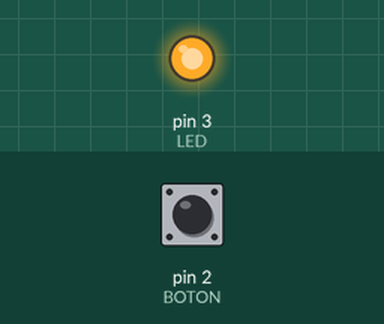
A sketch run on a simulated Arduino Uno, built with avr-gcc and run on an emulated ATmega328P. Shown: output pins drawn as LEDs (lit = HIGH). Inputs (shaded band) come from the test bench; at power-on: pin 2 (BOTON) HIGH.

Above: at 1.2 s.
1.3 s: pin 2 (BOTON) pulled LOW for 0.15 s
At 1.8 s:
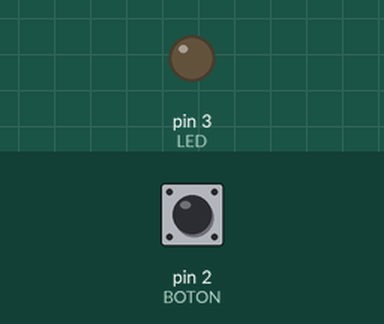
2.9 s: pin 2 (BOTON) pulled LOW for 1 s
At 4.2 s:
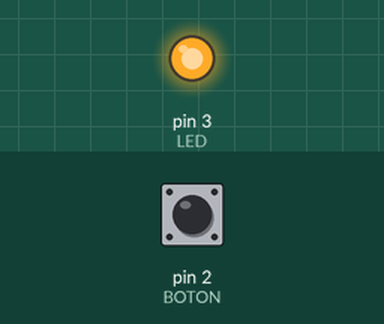
5.4 s: pin 2 (BOTON) pulled LOW for 3.2 s
At 9.0 s:
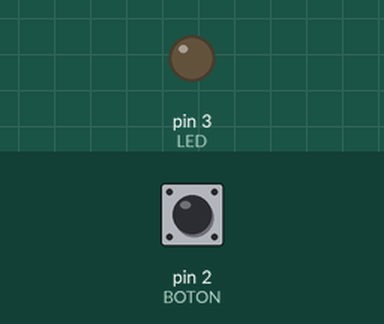
Timing chart, 0 to 10.5 s (numbered marks = the images above; inputs shaded):
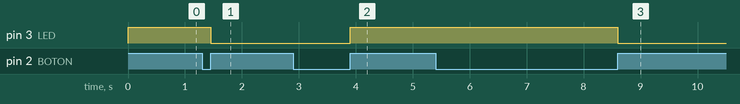

Measured:
- after the input at 1.3 s, pin 3 (LED): HIGH → LOW after 0.15 s
- after the input at 2.9 s, pin 3 (LED): LOW → HIGH after 1.0 s
- after the input at 5.4 s, pin 3 (LED): HIGH → LOW after 3.2 s

The sketch:

Test3_Led.ino
```cpp
int BOTON = 2; //pulsador
int LED = 3;
int ESTADO = LOW;
void setup() {

  pinMode(BOTON, INPUT); //PIn dos como entrada
  pinMode(LED, OUTPUT); // pin 3 salida

}

void loop() {
  while  (digitalRead(BOTON) == LOW){    //evalua si entrada esta a nivel alto

   }
  ESTADO = digitalRead(LED); //lee estado led
  digitalWrite(LED, !ESTADO); //escribe valor contrario
  while(digitalRead(BOTON) == HIGH){ //antirebote

  }
}
```
